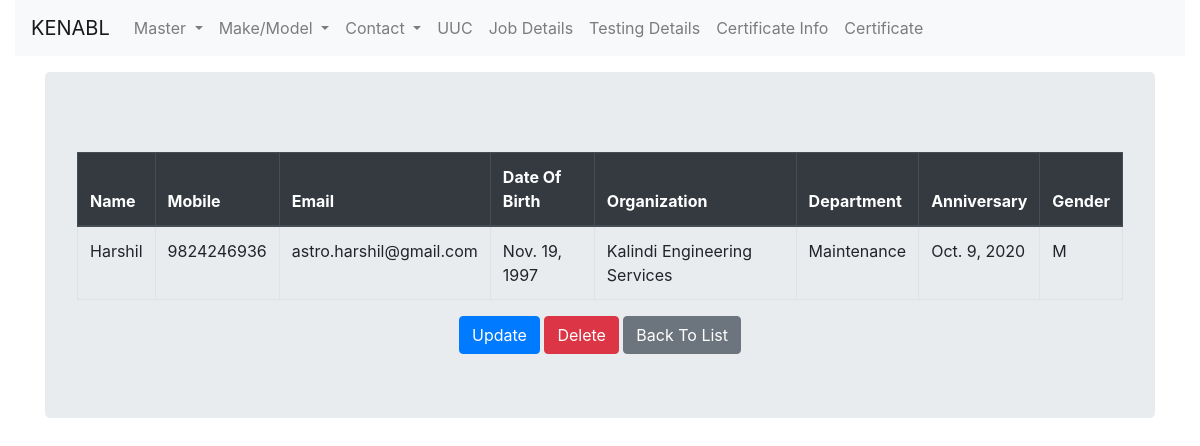
The app's page /contact/condetail/1 with its own data.
### contact/models.py (models this page shows, shortened)
class contact(models.Model):
    name = models.CharField(max_length=256)
    mobile = models.CharField(max_length=256, null=True, blank=True)
    email = models.EmailField(max_length=256, null=True, blank=True)
    dob = models.DateField(null=True, blank=True)
    organization = models.ForeignKey('organization', on_delete=models.CASCADE, null=True, blank=True)
    category = models.ForeignKey('category', on_delete=models.CASCADE, null=True, blank=True)
    role = models.ForeignKey('role', on_delete=models.CASCADE, null=True, blank=True)
    anniversary = models.DateField()
    GENDER_CHOICES = (
        ('M', 'Male'),
        ('F', 'Female'),
    )
    gender = models.CharField(max_length=1, choices=GENDER_CHOICES)

class organization(models.Model):
    name = models.CharField(max_length=256)
    website = models.URLField(max_length=256, null=True, blank=True)
    email = models.EmailField(max_length=256, null=True, blank=True)
    address = models.TextField(null=True, blank=True)
    phone_1 = models.CharField(max_length=256)
    industry = models.ForeignKey('industry', on_delete=models.CASCADE, null=True, blank=True)
    notes = models.TextField(null=True, blank=True)
    country = models.ForeignKey('country', on_delete=models.CASCADE, null=True, blank=True)
    state = models.ForeignKey('state', on_delete=models.CASCADE, null=True, blank=True)
    city = models.ForeignKey('city', on_delete=models.CASCADE, null=True, blank=True)

class role(models.Model):
    name = models.CharField(max_length=256)
    designation = models.CharField(max_length=256)
    description = models.TextField(null=True)

### contact/views.py (the view)
# urls.py: path('condetail/<int:pk>', views.ContactDetailView.as_view(),name='contactdetail'),
class ContactDetailView(DetailView):
	context_object_name = 'con_detail'
	model = contact
	template_name = 'contact/contact_detail.html'

### contact/templates/contact/contact_detail.html (shortened to what this page needs)
{% extends "masterinstrument/base.html"%}
{% block content %}
<div class="container">
<div class="jumbotron">
  <table class="table table-bordered">
    <thead class="thead-dark">
  <tr>
    <th scope="col">Name</th>
    <th scope="col">Mobile</th>
    <th scope="col">Email</th>
    <th scope="col">Date Of Birth</th>
    <th scope="col">Organization</th>
    <th scope="col">Department</th>
    <th scope="col">Anniversary</th>
    <th scope="col">Gender</th>
  </tr>
</thead>
<tbody>
  <tr>
    <td>{{con_detail.name}}</td>
    <td>{{con_detail.mobile}}</td>
    <td>{{con_detail.email}}</td>
    <td>{{con_detail.dob}}</td>
    <td>{{con_detail.organization.name}}</td>
    <td>{{con_detail.role.name}}</td>
    <td>{{con_detail.anniversary}}</td>
    <td>{{con_detail.gender}}</td>
  </tr>
</tbody>
</table>
<div class="text-center">
  <a href="{% url 'contactupdate' pk=con_detail.pk  %}" class="btn btn-primary">Update</a>
  <a href="{% url 'contactdelete' pk=con_detail.pk  %}" class="btn btn-danger">Delete</a>
  <a href="{% url 'contact_list' %}" class="btn btn-secondary">Back To List</a>
</div>
</div>
</div>
{% endblock %}

### records on screen
contact: name "Harshil", mobile "9824246936", email "astro.harshil@gmail.com", dob "Nov. 19, 1997", organization.name "Kalindi Engineering Services", role.name "Maintenance", anniversary "Oct. 9, 2020", gender "M"
